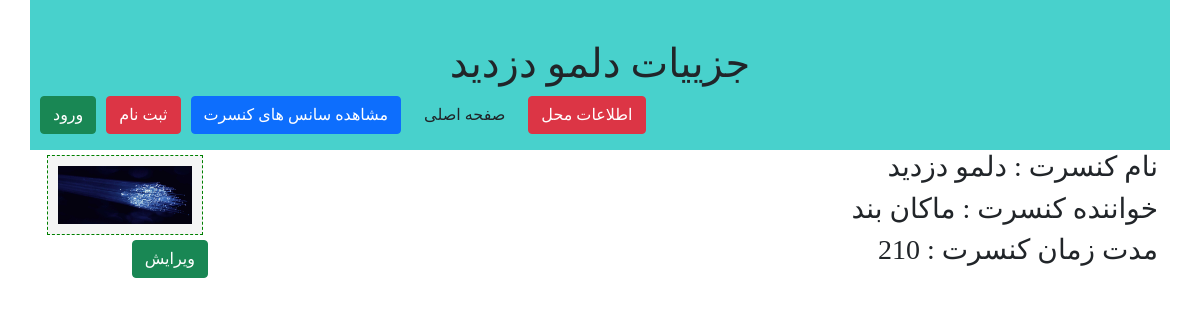
Page /ticketSales/concert/2 on the committed database.
### ticketSales/models.py (models this page shows, shortened)
class concertModel(models.Model):
    class Meta:
        verbose_name='کنسرت'
        verbose_name_plural='کنسرت'
    Name=models.CharField(max_length=100,verbose_name='نام کنسرت')
    SingerName=models.CharField(max_length=100,verbose_name='خواننده')
    lenght=models.IntegerField(verbose_name='مدت کنسرت')
    Poster=models.ImageField(upload_to='concertImages/',null=True,verbose_name='پوستر')

### ticketSales/views.py (the view)
# urls.py: path('concert/<int:concert_id>', views.concertDetailsView),
def concertDetailsView(request,concert_id):
   concert=concertModel.objects.get(pk=concert_id)
   context={
      'concertdetails':concert
   }
   return render(request,'ticketSales/concertDetails.html',context)

### ticketSales/templates/ticketSales/concertDetails.html
{% extends 'ticketSales/layout.html' %}
{% block title %}
جزییات {{concertdetails.Name}}
{% endblock title %}
{% block mainContent %}
   <div class='col-md-10'>
      <h3>نام کنسرت : {{concertdetails.Name}}</h3>
      <h3>خواننده کنسرت : {{concertdetails.SingerName}}</h3>
      <h3>مدت زمان کنسرت : {{concertdetails.lenght}}</h3>
   </div>
   <div class='col-md-2'>
      <div class='imageBox'>
         <img src='{{concertdetails.Poster.url}}'>
      </div>
      <a href='/ticketSales/concertEdit/{{concertdetails.id}}' class='btn btn-success'>ویرایش</a>
   </div>
{% endblock mainContent %}

### ticketSales/static/ticketSales/css/style.css (style rules this page uses)
body { font-family: 'IranSanse' !important; }
.imageBox { margin: 5px; background-color: whitesmoke; text-align: center; font-size: 15px; border:1px dashed green; padding:10px }
.imageBox img { width: 100%; height: auto; }

### rows in the picture
concertModel: Name "دلمو دزدید", SingerName "ماکان بند", lenght "210", Poster (picture)
